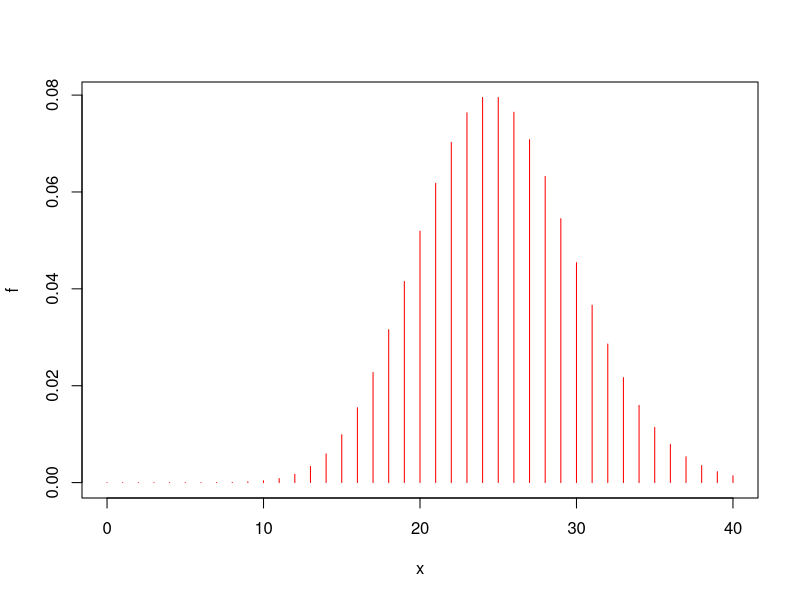
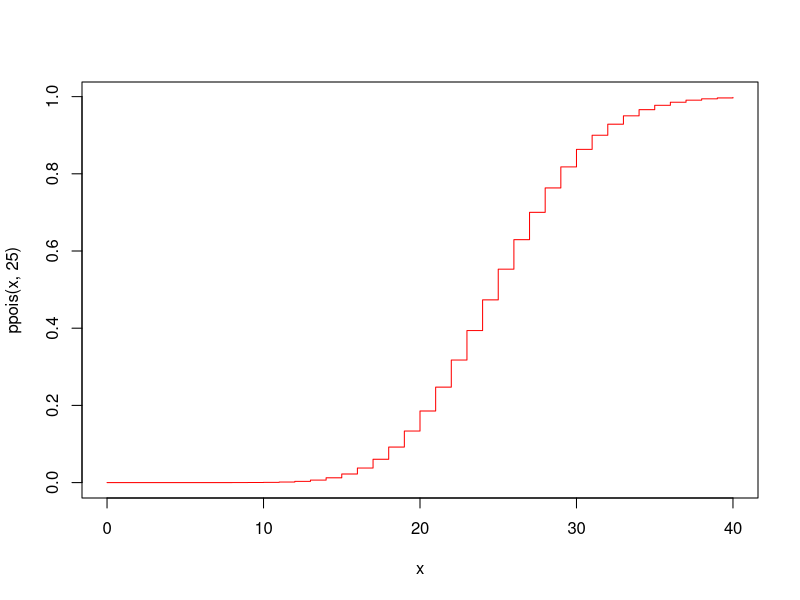
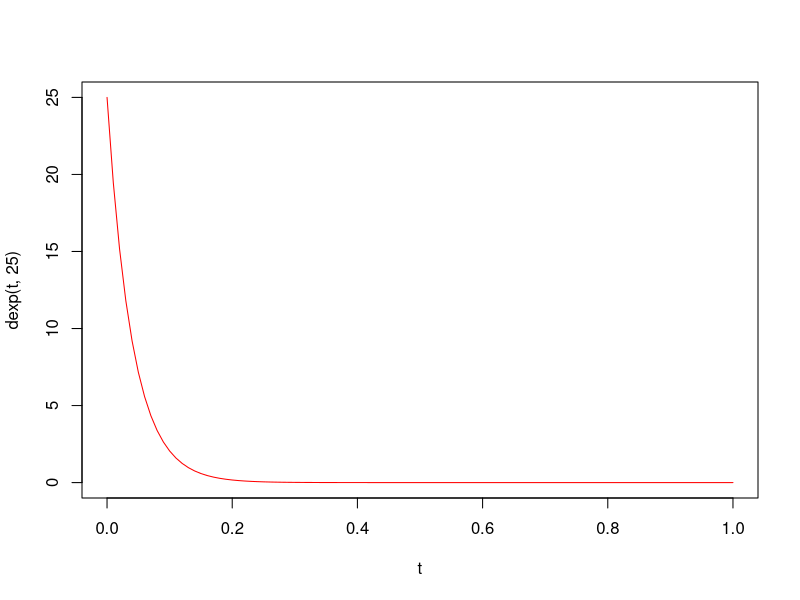
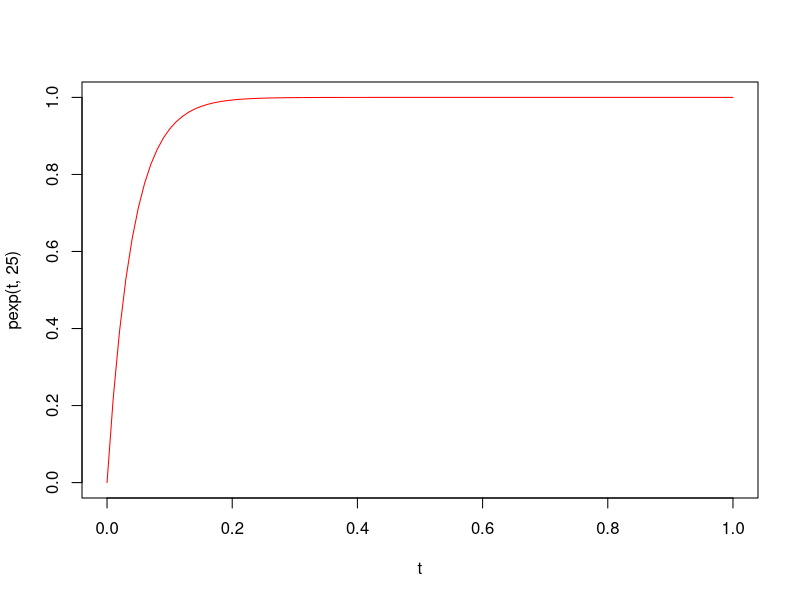

The R source for these figures, in order:
#MÉTODO DE POISSON

#x= NÚMERO DE LLAMADAS EN 1H

#si quiero calcular la probabilidad de tener 20 llamadas en una hora
dpois(20,25)


#Graficar nuestra función de Poisson; como es una variable discreta, su gráfica serán "chinchetas", no una línea continua
x<- 0:40 #el valor 40 es un número arbitrario
f <- dpois(x,25)
plot(x,f, type="h", col="red")

#Si quiero calcular la probaibilidad de tener como sumo/como mucho 20 llamadas P(X<=20) = F(20)
ppois(20,25) #me incluye el número que pongo

#Si quiero calcular la probabiliadad de tener como mínimo 18 llamadas y como máximo 22 llamadas P(18<=X<=22)
ppois(22,25)- ppois(17,25)
#le resto la probabilidad del 0 al 17, porque el 18 está dentro del intervalo que si incluyo

plot(x, ppois(x,25), type="s", col="red")
#la s del type es escalonado

#si me preguntan la mediana
#F(valor) = 0.5
#Valor = F^-1(0.5)
qpois(0.5,25) 

#si me preguntan el 1er quartil
qpois(0.25,25)

#en el ejercicio mi lambda= 0,033*25


#EJERCICIO 2
#P(T>=0.052)
#1-P(T<=0.052)

1-pexp(0.052,25)

#función de densidad
t <- seq(0,1,0.01)
plot(t, dexp(t,25), type="l", col="red")

#función de distribución
plot(t, pexp(t,25), type="l", col="red")

#EJERCICIO 3

mean(rexp(500000,25))
1/25
